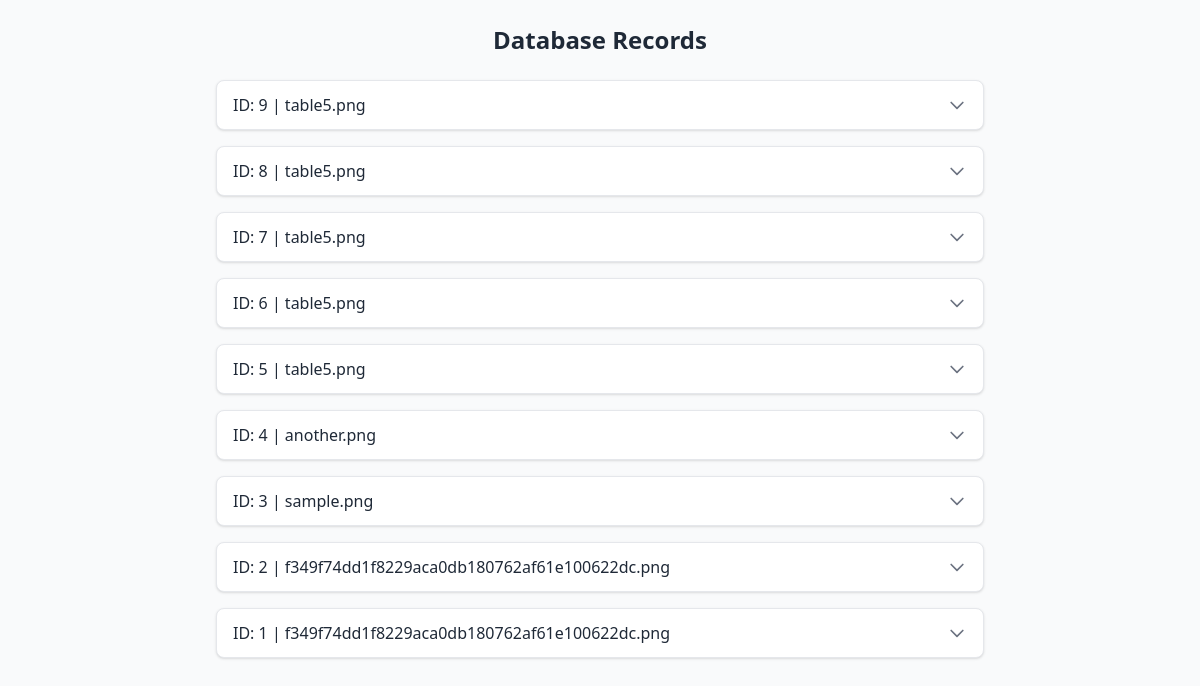
The page /database on the database its author committed.
### tables this page shows
CREATE TABLE tables (
    id INTEGER PRIMARY KEY AUTOINCREMENT,
    filename TEXT,
    extracted_text TEXT
);

### app.py (the view)
@app.route("/database")
def database():
    conn = sqlite3.connect(DB_FILE)
    cursor = conn.cursor()
    cursor.execute("SELECT id, filename, extracted_text FROM tables ORDER BY id DESC")
    rows = cursor.fetchall()
    conn.close()
    records = [
        {"id": r[0], "filename": r[1], "text": json.loads(r[2])}
        for r in rows
    ]
    return render_template("database.html", records=records)

### templates/database.html (shortened to what this page needs)
<!DOCTYPE html>
<html lang="en">
<head>
  <script src="https://cdn.tailwindcss.com"></script>
</head>
<body class="bg-gray-50 p-6">
  <h1 class="text-2xl font-semibold text-gray-800 mb-6 text-center">
    Database Records
  </h1>
  <div class="max-w-3xl mx-auto space-y-4">
    {% if records %}
      {% for rec in records %}
        <div class="border rounded-lg shadow bg-white">
          <button onclick="toggleAccordion('{{ rec.id }}')"
                  class="w-full flex justify-between items-center px-4 py-3 text-left text-gray-800 font-medium hover:bg-gray-100">
            <span>ID: {{ rec.id }} | {{ rec.filename }}</span>
            <svg class="w-5 h-5 text-gray-500 transition-transform duration-200"
                 xmlns="http://www.w3.org/2000/svg" fill="none" viewBox="0 0 24 24"
                 stroke="currentColor">
              <path stroke-linecap="round" stroke-linejoin="round" stroke-width="2"
                    d="M19 9l-7 7-7-7" />
            </svg>
          </button>
        </div>
      {% endfor %}
    {% else %}
      <p class="text-center text-gray-500">No records found.</p>
    {% endif %}
  </div>
</body>
</html>

### rows shown on the page
tables: id "9", filename "table5.png"
tables: id "8", filename "table5.png"
tables: id "7", filename "table5.png"
tables: id "6", filename "table5.png"
tables: id "5", filename "table5.png"
tables: id "4", filename "another.png"
tables: id "3", filename "sample.png"
tables: id "2", filename "f349f74dd1f8229aca0db180762af61e100622dc.png"
tables: id "1", filename "f349f74dd1f8229aca0db180762af61e100622dc.png"
